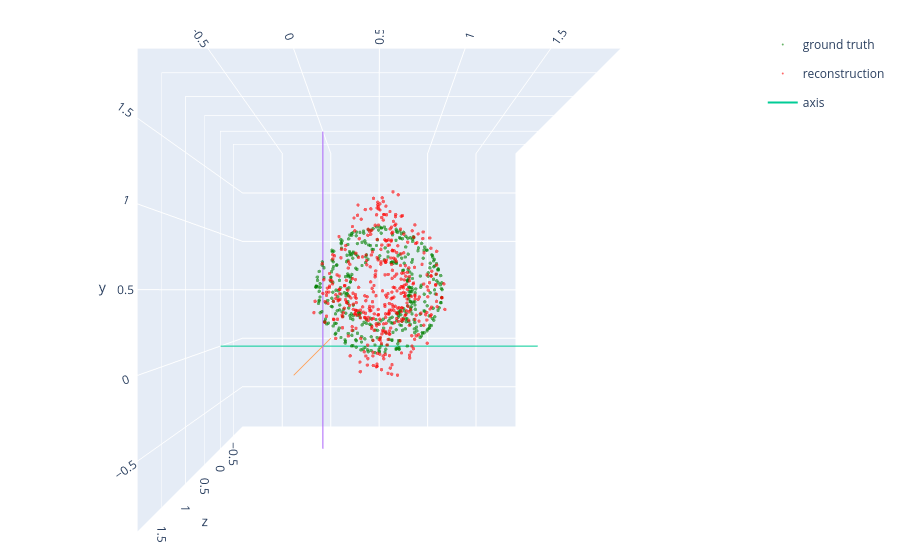

The cell this chart's notebook holds for it:
### Code cell
plot_point_clouds(
    [result.ground_truth, result.aligned_embedding],
    names=["ground truth", "reconstruction"],
    colors=["green", "red"],
)

### Figure 1 — Plotly figure (JSON) as saved in the notebook; plotly's stock layout.template omitted (floating-point values rounded to 4 significant figures; data arrays with more than 128 entries replaced by an {"elided": "..."} marker saying what was removed)
{"data": [{"marker": {"color": "green", "colorscale": [[0.0, "#ff0000"], [0.1111, "#ffa700"], [0.2222, "#afff00"], [0.3333, "#08ff00"], [0.4444, "#00ff9f"], [0.5556, "#00b7ff"], [0.6667, "#0010ff"], [0.7778, "#9700ff"], [0.8889, "#ff00bf"], [1.0, "#ff0000"]], "opacity": 0.6, "size": 2, "symbol": "circle"}, "mode": "markers", "name": "ground truth", "type": "scatter3d", "x": {"elided": "400 float values"}, "y": {"elided": "400 float values"}, "z": {"elided": "400 float values"}}, {"marker": {"color": "red", "colorscale": [[0.0, "#ff0000"], [0.1111, "#ffa700"], [0.2222, "#afff00"], [0.3333, "#08ff00"], [0.4444, "#00ff9f"], [0.5556, "#00b7ff"], [0.6667, "#0010ff"], [0.7778, "#9700ff"], [0.8889, "#ff00bf"], [1.0, "#ff0000"]], "opacity": 0.6, "size": 2, "symbol": "circle"}, "mode": "markers", "name": "reconstruction", "type": "scatter3d", "x": {"elided": "400 float values"}, "y": {"elided": "400 float values"}, "z": {"elided": "400 float values"}}, {"legendgroup": "axis", "mode": "lines", "name": "axis", "showlegend": true, "type": "scatter3d", "x": [-0.9104, 1.906], "y": [0, 0], "z": [0, 0]}, {"legendgroup": "axis", "mode": "lines", "name": "axis", "showlegend": false, "type": "scatter3d", "x": [0, 0], "y": [-0.9104, 1.906], "z": [0, 0]}, {"legendgroup": "axis", "mode": "lines", "name": "axis", "showlegend": false, "type": "scatter3d", "x": [0, 0], "y": [0, 0], "z": [-0.9104, 1.906]}], "layout": {"margin": {"b": 10, "l": 10, "r": 10, "t": 30}, "scene": {"aspectmode": "cube", "camera": {"center": {"x": 0, "y": 0, "z": 0}, "eye": {"x": 0, "y": 0, "z": 1.8}, "projection": {"type": "perspective"}, "up": {"x": 0, "y": 1, "z": 0}}, "xaxis": {"range": [-0.9104, 1.906]}, "yaxis": {"range": [-0.9104, 1.906]}, "zaxis": {"range": [-0.9104, 1.906]}}}}
